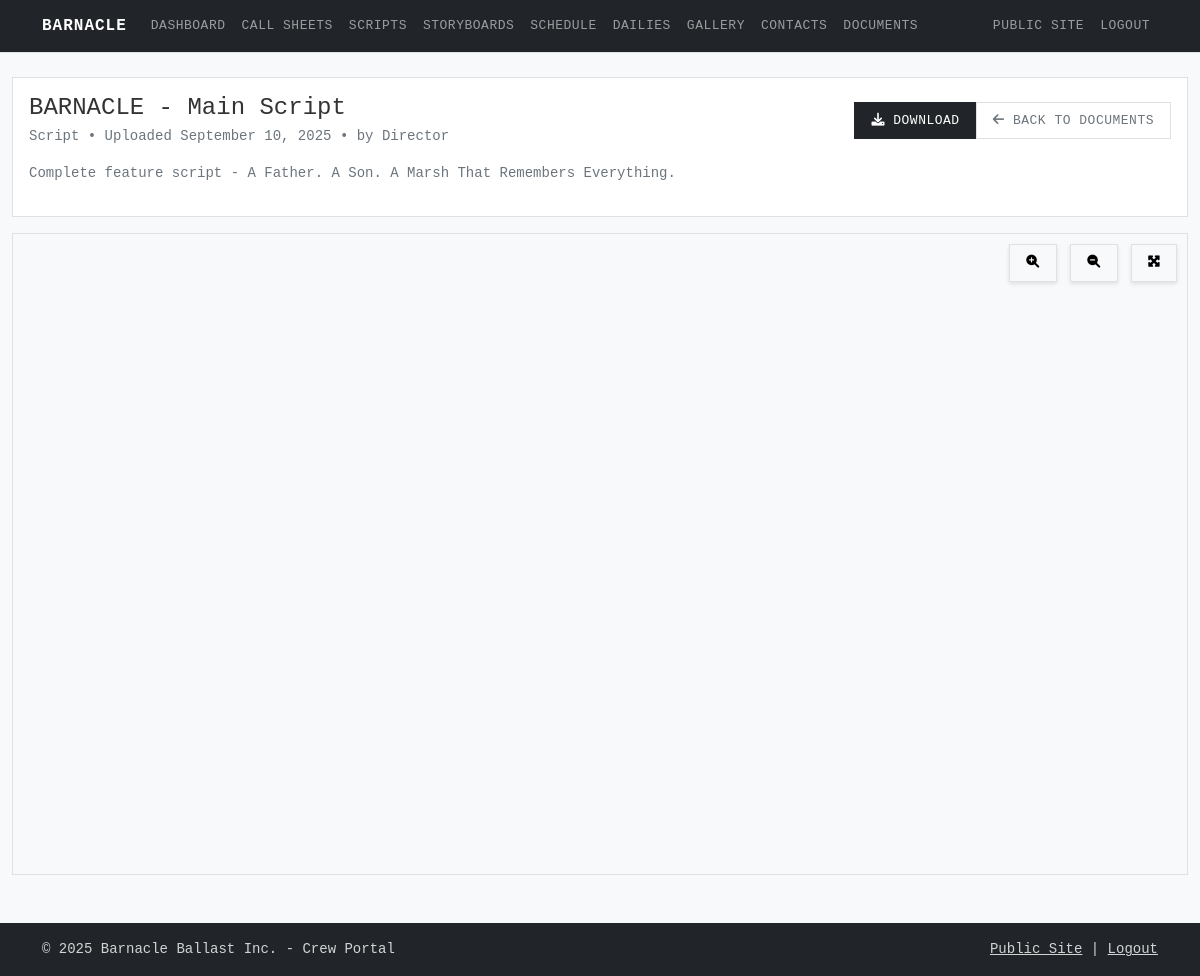
Before: /view/1 (signed in) with the older database file.
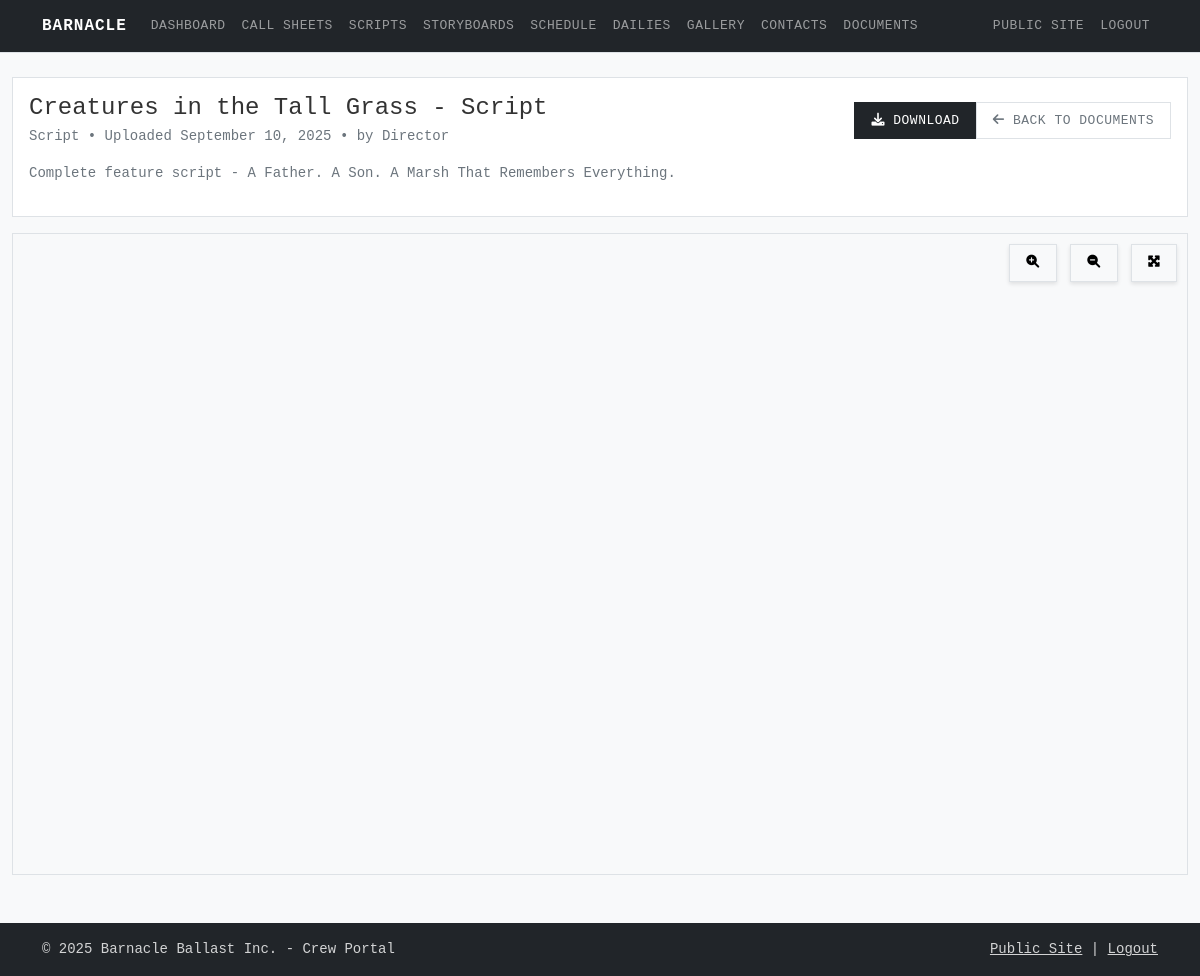
After: the same page with the newer database file.
### app.py (models this page shows, shortened)
class Document(db.Model):
    id = db.Column(db.Integer, primary_key=True)
    title = db.Column(db.String(200), nullable=False)
    filename = db.Column(db.String(200), nullable=False)
    filepath = db.Column(db.String(300), nullable=False)
    document_type = db.Column(db.String(50), nullable=False)  # script, sides, dailies, photo, document
    file_size = db.Column(db.Integer)
    mime_type = db.Column(db.String(100))
    description = db.Column(db.Text)
    created_at = db.Column(db.DateTime, default=datetime.utcnow)
    created_by = db.Column(db.String(100))

### app.py (the view)
@app.route('/view/<int:doc_id>')
def view_document(doc_id):
    if not session.get('crew_logged_in'):
        return redirect(url_for('crew_login'))
    document = Document.query.get_or_404(doc_id)
    return render_template('crew/document_viewer.html', document=document)

### templates/crew/document_viewer.html (shortened to what this page needs)
{% extends "crew/crew_base.html" %}
{% block content %}
<div class="container-fluid mt-4">
    <div class="row">
        <div class="col-12">
            <div class="card mb-3">
                <div class="card-body">
                    <div class="d-flex justify-content-between align-items-center">
                        <div>
                            <h4 class="mb-1">{{ document.title }}</h4>
                            <p class="text-muted mb-0">
                                {{ document.document_type.title() }} •
                                Uploaded {{ document.created_at.strftime('%B %d, %Y') }}
                                {% if document.created_by %} • by {{ document.created_by }}{% endif %}
                            </p>
                        </div>
                        <div class="btn-group">
                            <a href="{{ url_for('download_document', doc_id=document.id) }}"
                               class="btn btn-primary">
                                <i class="fas fa-download"></i> Download
                            </a>
                            <a href="{{ url_for('crew_documents') }}"
                               class="btn btn-outline-secondary">
                                <i class="fas fa-arrow-left"></i> Back to Documents
                            </a>
                        </div>
                    </div>
                    {% if document.description %}
                    <div class="mt-3">
                        <p class="text-muted">{{ document.description }}</p>
                    </div>
                    {% endif %}
                </div>
            </div>
            <div class="card">
                <div class="card-body p-0">
                    <div class="pdf-viewer-container" style="height: 80vh;">
                        <iframe
                            src="{{ url_for('static', filename=document.filepath) }}#toolbar=1&navpanes=1&scrollbar=1&view=FitH"
                            width="100%"
                            height="100%"
                            style="border: none;">
                            <p>Your browser does not support PDFs.
                               <a href="{{ url_for('download_document', doc_id=document.id) }}">Download the PDF</a>
                            </p>
                        </iframe>
                    </div>
                </div>
            </div>
        </div>
    </div>
</div>
{% endblock %}

### templates/crew/crew_base.html (shortened to what this page needs)
<!DOCTYPE html>
<html lang="en">
    <head>
        <link
            href="https://cdn.jsdelivr.net/npm/bootstrap@5.1.3/dist/css/bootstrap.min.css"
            rel="stylesheet">
        <link rel="stylesheet" href="https://cdnjs.cloudflare.com/ajax/libs/font-awesome/6.0.0/css/all.min.css">
        <link href="{{ url_for('static', filename='css/main.css') }}"
            rel="stylesheet">
        <link href="{{ url_for('static', filename='css/crew.css') }}"
            rel="stylesheet">
    </head>
    <body class="crew-portal">
        <nav class="navbar navbar-expand-lg navbar-dark crew-nav">
            <div class="container">
            <a class="navbar-brand" href="{{ url_for('crew_dashboard') }}">
                BARNACLE
            </a>
                <div class="collapse navbar-collapse" id="crewNav">
                    <ul class="navbar-nav me-auto">
                        <li class="nav-item">
                            <a class="nav-link"
                                href="{{ url_for('crew_dashboard') }}">Dashboard</a>
                        </li>
                        <li class="nav-item">
                            <a class="nav-link"
                                href="{{ url_for('crew_callsheets') }}">Call
                                Sheets</a>
                        </li>
                        <li class="nav-item">
                            <a class="nav-link"
                                href="{{ url_for('crew_scripts') }}">Scripts</a>
                        </li>
                        <li class="nav-item">
                            <a class="nav-link"
                                href="{{ url_for('crew_storyboards') }}">Storyboards</a>
                        </li>
                        <li class="nav-item">
                            <a class="nav-link"
                                href="{{ url_for('crew_schedule') }}">Schedule</a>
                        </li>
                        <li class="nav-item">
                            <a class="nav-link"
                                href="{{ url_for('crew_dailies') }}">Dailies</a>
                        </li>
                        <li class="nav-item">
                            <a class="nav-link"
                                href="{{ url_for('crew_gallery') }}">Gallery</a>
                        </li>
                        <li class="nav-item">
                            <a class="nav-link"
                                href="{{ url_for('crew_contacts') }}">Contacts</a>
                        </li>
                        <li class="nav-item">
                            <a class="nav-link"
                                href="{{ url_for('crew_documents') }}">Documents</a>
                        </li>
                    </ul>
                    <ul class="navbar-nav">
                        <li class="nav-item">
                            <a class="nav-link"
                                href="{{ url_for('index') }}">Public Site</a>
                        </li>
                        <li class="nav-item">
                            <a class="nav-link"
                                href="{{ url_for('crew_logout') }}">Logout</a>
                        </li>
                    </ul>
                </div>
            </div>
        </nav>
        <main class="flex-grow-1">
            {% block content %}{% endblock %}
        </main>
        <footer class="bg-dark text-light py-3 mt-5">
            <div class="container">
                <div class="row">
                    <div class="col-md-6">
                        <p class="mb-0">&copy; 2025 Barnacle Ballast Inc. - Crew
                            Portal</p>
                    </div>
                    <div class="col-md-6 text-md-end">
                        <p class="mb-0">
                            <a href="{{ url_for('index') }}"
                                class="text-light">Public Site</a> |
                            <a href="{{ url_for('crew_logout') }}"
                                class="text-light">Logout</a>
                        </p>
                    </div>
                </div>
            </div>
        </footer>
    </body>
</html>

### static/css/main.css (style rules this page uses)
:root { --bb-primary: #2c5f63; --bb-secondary: #6c757d; --bb-accent: #495057; --bb-dark: #212529; --bb-light: #f8f9fa; --bb-border: #dee2e6; }
body { font-family: 'SF Mono', 'Monaco', 'Inconsolata', 'Roboto Mono', 'Courier New', monospace; line-height: 1.5; font-size: 14px; color: var(--bb-dark); background-color: #ffffff; }
.btn { font-family: inherit; font-size: 13px; font-weight: 500; border-radius: 0; border: 1px solid var(--bb-border); padding: 8px 16px; text-transform: uppercase; letter-spacing: 0.5px; transition: all 0.2s ease; }
.btn-primary { background-color: var(--bb-dark); border-color: var(--bb-dark); color: white; }
.navbar-brand { font-weight: 600; letter-spacing: 1px; font-size: 16px; }
.card { border: 1px solid var(--bb-border); border-radius: 0; box-shadow: none; background-color: white; }
.crew-portal { background-color: #f8f9fa; color: var(--bb-dark); }
.crew-nav { background-color: var(--bb-dark); border-bottom: 1px solid var(--bb-border); }
footer { margin-top: auto; }

### static/css/crew.css (style rules this page uses)
.crew-portal { background-color: #f8f9fa; min-height: 100vh; font-family: 'SF Mono', 'Monaco', 'Inconsolata', 'Roboto Mono', 'Courier New', monospace; }
.crew-nav { background-color: var(--bb-dark); border-bottom: 1px solid var(--bb-border); }
.crew-nav .navbar-brand { font-weight: 600; letter-spacing: 1px; font-size: 16px; }
.crew-nav .nav-link { color: white; font-size: 13px; text-transform: uppercase; letter-spacing: 0.5px; transition: color 0.2s ease; }
.crew-portal .card { background-color: rgba(255, 255, 255, 0.95); color: #333; }
.crew-portal .text-muted { color: #6c757d !important; }
.crew-portal .text-light { color: rgba(255, 255, 255, 0.8) !important; }

### templates/crew/document_viewer.html (style rules this page uses)
.pdf-viewer-container { position: relative; background: #f8f9fa; }
.pdf-viewer-container iframe { border-radius: 0.375rem; }

Changed rows visible on the page:
changed Document "Script": title "BARNACLE - Main Script" → "Creatures in the Tall Grass - Script"
